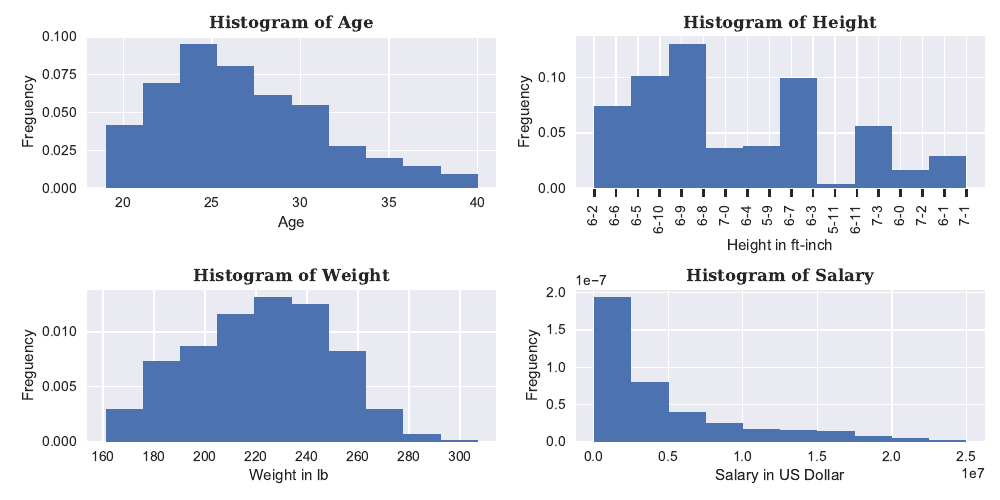

Write Python code to recreate this figure.
import pandas as pd
import matplotlib.pyplot as plt

font_param = {'size': 12, 'fontweight': 'semibold',
              'family': 'serif', 'style': 'normal'}

plt.style.use('seaborn')

# Dataset: nba

# ToDo: Prepare data
# Load nba data from file into pandas DataFrame
nba = pd.read_csv('raw_nba.csv',)
print(nba.head())
print(nba.info())

# ToDo: Working with missing data
# Count non-missing values
print(nba.count())

# Count missing values
num_rows = nba.shape[0]
print(num_rows)
num_missing_value = num_rows - nba.count()
print(num_missing_value)

# Replace missing values using ffill() and bfill()
nba = nba.ffill()
nba = nba.bfill()

print(nba.count())

# ToDo: Plot data
num_bins = 10

fig, ax = plt.subplots(2, 2, figsize=(10, 5))

# The histogram of the data
n, bins, patches = ax[0, 0].hist(nba['Age'], num_bins, density=1)
n, bins, patches = ax[0, 1].hist(nba['Height'], num_bins, density=1)
n, bins, patches = ax[1, 0].hist(nba['Weight'], num_bins, density=1)
n, bins, patches = ax[1, 1].hist(nba['Salary'], num_bins, density=1)


ax[0, 1].tick_params(axis='x', direction='out', length=6, width=2, labelrotation=90.00)

ax[0, 0].set_title('Histogram of Age', font_param)
ax[0, 1].set_title('Histogram of Height', font_param)
ax[1, 0].set_title('Histogram of Weight', font_param)
ax[1, 1].set_title('Histogram of Salary', font_param)

ax[0, 0].set_xlabel('Age')
ax[0, 1].set_xlabel('Height in ft-inch')
ax[1, 0].set_xlabel('Weight in lb ')
ax[1, 1].set_xlabel('Salary in US Dollar')

ax[0, 0].set_ylabel('Freguency')
ax[0, 1].set_ylabel('Freguency')
ax[1, 0].set_ylabel('Freguency')
ax[1, 1].set_ylabel('Freguency')

fig.tight_layout()
plt.savefig('nba.pdf')
plt.show()

